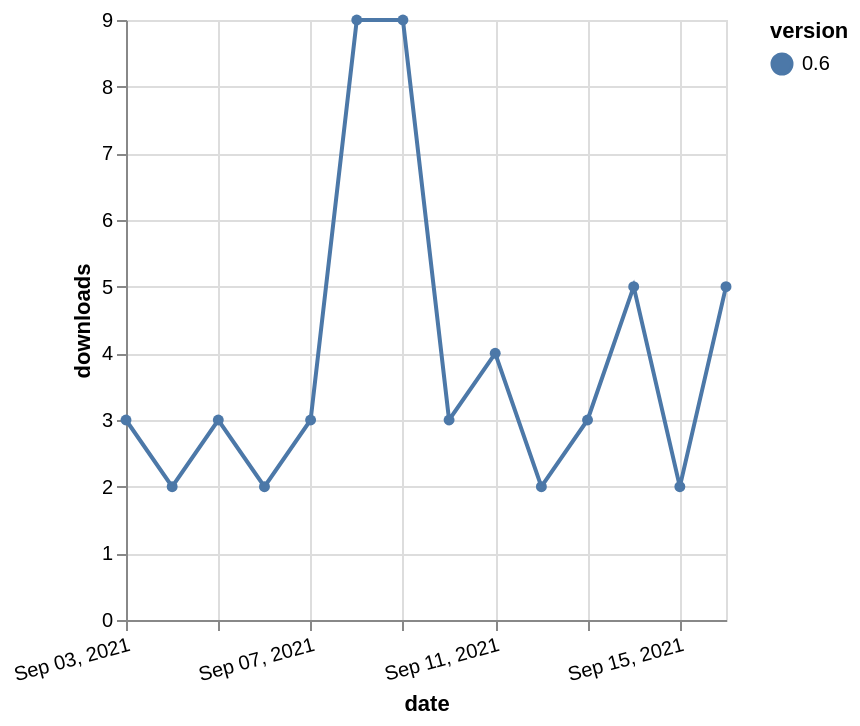

Vega-Lite specification for this chart:
### Vega-Lite specification from a JSON file in a GitHub repository (floating-point values rounded to 4 significant figures)
{"$schema": "https://vega.github.io/schema/vega-lite/v5.json", "description": "A simple bar chart with embedded data.", "data": {"values": [{"date": "2021-09-03", "total": 1682, "delta": 3, "version": "0.6"}, {"date": "2021-09-04", "total": 1684, "delta": 2, "version": "0.6"}, {"date": "2021-09-05", "total": 1687, "delta": 3, "version": "0.6"}, {"date": "2021-09-06", "total": 1689, "delta": 2, "version": "0.6"}, {"date": "2021-09-07", "total": 1692, "delta": 3, "version": "0.6"}, {"date": "2021-09-08", "total": 1701, "delta": 9, "version": "0.6"}, {"date": "2021-09-09", "total": 1710, "delta": 9, "version": "0.6"}, {"date": "2021-09-10", "total": 1713, "delta": 3, "version": "0.6"}, {"date": "2021-09-11", "total": 1717, "delta": 4, "version": "0.6"}, {"date": "2021-09-12", "total": 1719, "delta": 2, "version": "0.6"}, {"date": "2021-09-13", "total": 1722, "delta": 3, "version": "0.6"}, {"date": "2021-09-14", "total": 1727, "delta": 5, "version": "0.6"}, {"date": "2021-09-15", "total": 1729, "delta": 2, "version": "0.6"}, {"date": "2021-09-16", "total": 1734, "delta": 5, "version": "0.6"}]}, "width": "container", "mark": {"type": "line", "point": {"filled": true}}, "encoding": {"x": {"field": "date", "type": "temporal", "timeUnit": "yearmonthdate", "title": "date", "axis": {"labelAngle": -15}}, "y": {"field": "delta", "type": "quantitative", "title": "downloads"}, "color": {"field": "version", "type": "nominal"}, "tooltip": {"field": "delta"}}}
